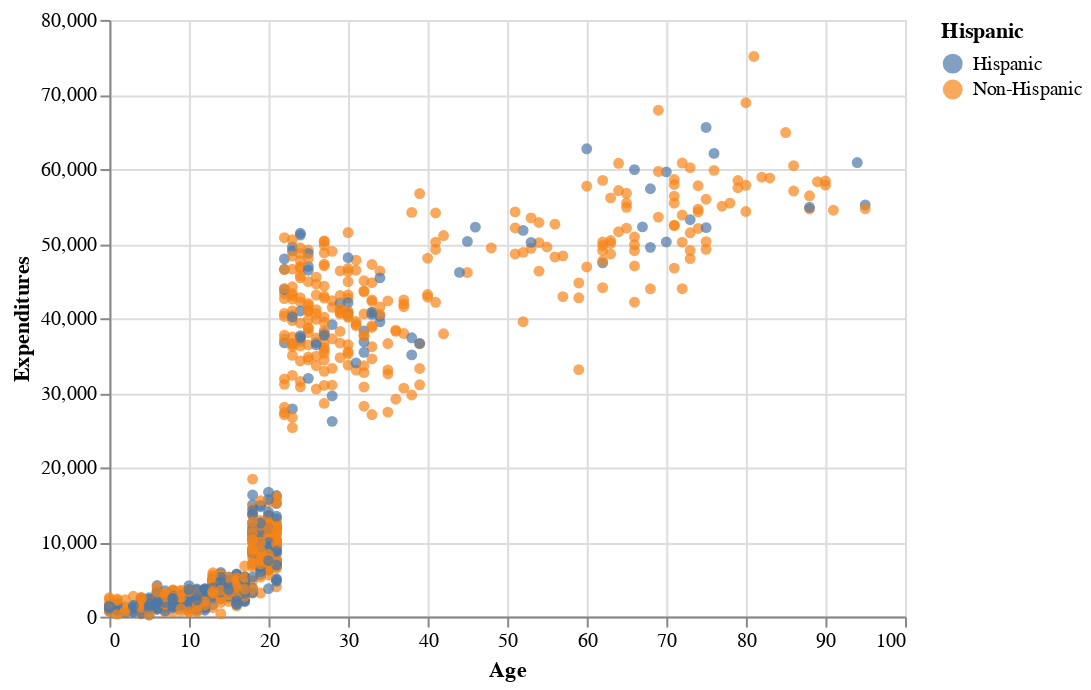

Here is the notebook cell this chart was saved with:
### Code cell
# ddsdf.plot.scatter(x="Age", y="Expenditures", color="Hispanic")
from altair import *

Chart(ddsdf).mark_circle().encode(x="Age", y="Expenditures", color="Hispanic")

### Figure 1 — Vega-Lite specification as saved in the notebook (floating-point values rounded to 4 significant figures; data arrays with more than 128 entries replaced by an {"elided": "..."} marker saying what was removed)
{"config": {"view": {"continuousWidth": 400, "continuousHeight": 300}}, "data": {"name": "data-0af8718aa0513541c050142bd1c30598"}, "mark": "circle", "encoding": {"color": {"field": "Hispanic", "type": "nominal"}, "x": {"field": "Age", "type": "quantitative"}, "y": {"field": "Expenditures", "type": "quantitative"}}, "$schema": "https://vega.github.io/schema/vega-lite/v4.17.0.json", "datasets": {"data-0af8718aa0513541c050142bd1c30598": {"elided": "1000 records"}}}
